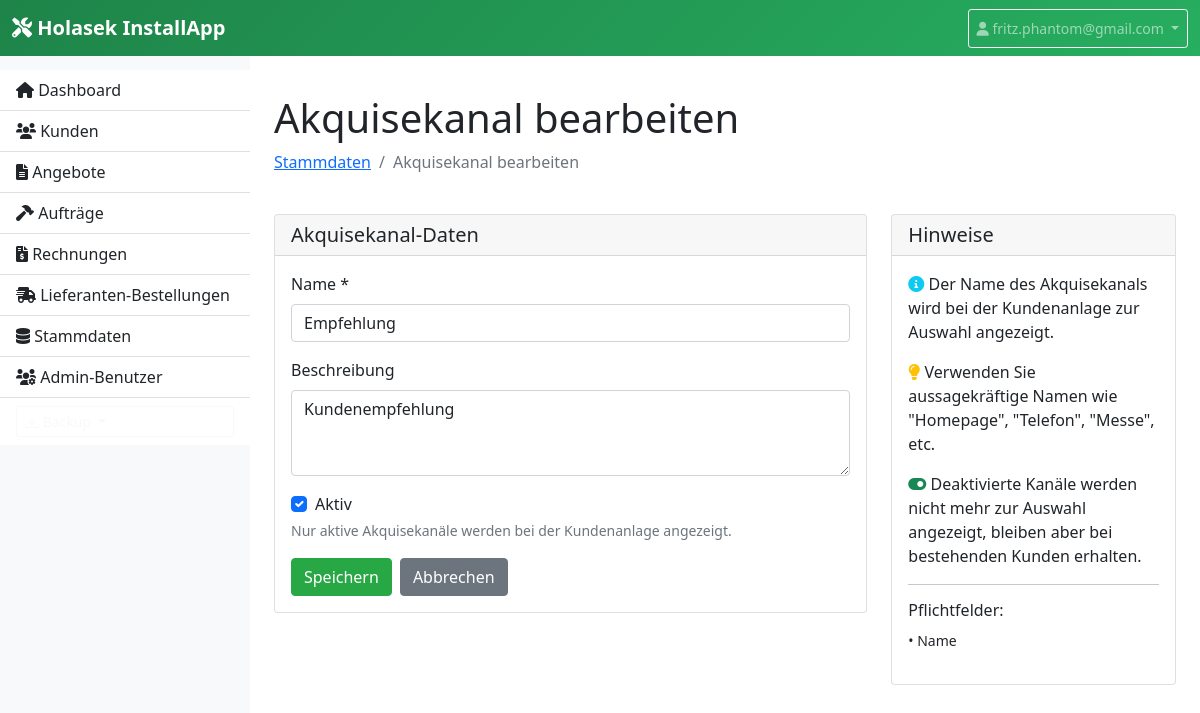
The page /stammdaten/akquise/6/edit (signed in) on the database its author committed.
### models.py (models this page shows, shortened)
class AcquisitionChannel(db.Model):
    id = db.Column(db.Integer, primary_key=True)
    name = db.Column(db.String(100), nullable=False, unique=True)
    description = db.Column(db.Text)
    is_active = db.Column(db.Boolean, default=True)
    created_at = db.Column(db.DateTime, default=datetime.utcnow)

### app.py (the view, shortened to what this page needs)
    @app.route('/stammdaten/akquise/<int:id>/edit', methods=['GET', 'POST'])
    @login_required
    def edit_acquisition_channel(id):
        channel = AcquisitionChannel.query.get_or_404(id)
        form = AcquisitionChannelForm(obj=channel)
        return render_template('acquisition_channel_form.html', form=form, title='Akquisekanal bearbeiten', channel=channel)

### forms.py
class AcquisitionChannelForm(FlaskForm):
    name = StringField('Name *', validators=[DataRequired()])
    description = TextAreaField('Beschreibung', validators=[Optional()])
    is_active = BooleanField('Aktiv', default=True)
    submit = SubmitField('Speichern')

### app.py (called while the page is built)
def login_required(login_function):
    from functools import wraps
    @wraps(login_function)
    def login_decorated_function(*args, **kwargs):
        if 'login_admin_id' not in session:
            return redirect(url_for('login'))
        return login_function(*args, **kwargs)
    return login_decorated_function

### templates/acquisition_channel_form.html (shortened to what this page needs)
{% extends "base.html" %}
{% block content %}
<div class="row">
    <div class="col-12 mb-4">
        <h1>{{ title }}</h1>
        <nav aria-label="breadcrumb">
            <ol class="breadcrumb">
                <li class="breadcrumb-item"><a href="{{ url_for('stammdaten') }}">Stammdaten</a></li>
                <li class="breadcrumb-item active">{{ title }}</li>
            </ol>
        </nav>
    </div>
</div>
<div class="row">
    <div class="col-lg-8">
        <div class="card">
            <div class="card-header">
                <h5 class="card-title mb-0">Akquisekanal-Daten</h5>
            </div>
            <div class="card-body">
                <form method="POST">
                    <div class="mb-3">
                        {{ form.name.label(class="form-label") }}
                        {{ form.name(class="form-control") }}
                    </div>
                    <div class="mb-3">
                        {{ form.description.label(class="form-label") }}
                        {{ form.description(class="form-control", rows="3", placeholder="Beschreibung des Akquisekanals...") }}
                    </div>
                    <div class="mb-3">
                        <div class="form-check">
                            {{ form.is_active(class="form-check-input") }}
                            {{ form.is_active.label(class="form-check-label") }}
                        </div>
                        <small class="form-text text-muted">
                            Nur aktive Akquisekanäle werden bei der Kundenanlage angezeigt.
                        </small>
                    </div>
                    <div class="d-flex gap-2">
                        {{ form.submit(class="btn btn-primary") }}
                        <a href="{{ url_for('stammdaten') }}" class="btn btn-secondary">Abbrechen</a>
                    </div>
                </form>
            </div>
        </div>
    </div>
    <div class="col-lg-4">
        <div class="card">
            <div class="card-header">
                <h5 class="card-title mb-0">Hinweise</h5>
            </div>
            <div class="card-body">
                <p class="card-text">
                    <i class="fas fa-info-circle text-info"></i>
                    Der Name des Akquisekanals wird bei der Kundenanlage zur Auswahl angezeigt.
                </p>
                <p class="card-text">
                    <i class="fas fa-lightbulb text-warning"></i>
                    Verwenden Sie aussagekräftige Namen wie "Homepage", "Telefon", "Messe", etc.
                </p>
                <p class="card-text">
                    <i class="fas fa-toggle-on text-success"></i>
                    Deaktivierte Kanäle werden nicht mehr zur Auswahl angezeigt, bleiben aber bei bestehenden Kunden erhalten.
                </p>
                <hr>
                <h6>Pflichtfelder:</h6>
                <ul class="list-unstyled">
                    <li><small>• Name</small></li>
                </ul>
            </div>
        </div>
    </div>
</div>
{% endblock %}

### templates/base.html (style rules this page uses)
.btn-primary { background-color: #28a745; border-color: #28a745; }

### rows shown on the page
AcquisitionChannel: name "Empfehlung", description "Kundenempfehlung", is_active "☑"

### other values the page prints
{{ session.login_admin_username }} "fritz.phantom@gmail.com"
{{ title }} "Akquisekanal bearbeiten"
